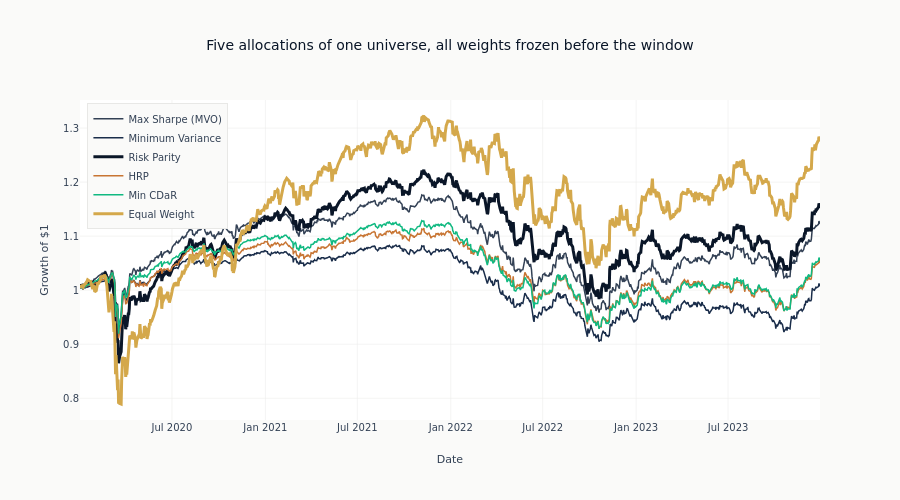

The notebook cell this image was saved under:
### Code cell
cumulative = (1 + returns_df).cumprod()
fig = go.Figure()
method_colors = {
    "Max Sharpe (MVO)": COLORS["neutral"],
    "Minimum Variance": COLORS["slate"],
    "Risk Parity": COLORS["blue"],
    "HRP": COLORS["copper"],
    "Min CDaR": COLORS["positive"],
    "Equal Weight": COLORS["amber"],
}
for col in cumulative.columns:
    fig.add_trace(
        go.Scatter(
            x=cumulative.index,
            y=cumulative[col],
            name=col,
            line=dict(
                color=method_colors[col],
                width=3 if col in {"Risk Parity", "Equal Weight"} else 1.5,
            ),
        )
    )

final_growth = cumulative.iloc[-1]
growth_leader = str(final_growth.idxmax())
fig.update_layout(
    title="Five allocations of one universe, all weights frozen before the window",
    xaxis_title="Date",
    yaxis_title="Growth of $1",
    height=500,
    legend=dict(yanchor="top", y=0.99, xanchor="left", x=0.01, bgcolor=COLORS["bg_light"]),
)
fig.show()

### Figure 1 — Plotly figure (JSON) as saved in the notebook; plotly's stock layout.template omitted (floating-point values rounded to 4 significant figures; data arrays with more than 128 entries replaced by an {"elided": "..."} marker saying what was removed)
{"data": [{"line": {"color": "#334155", "width": 1.5}, "name": "Max Sharpe (MVO)", "type": "scatter", "x": {"elided": "1006 str values"}, "y": {"elided": "1006 float values"}}, {"line": {"color": "#1a2d4a", "width": 1.5}, "name": "Minimum Variance", "type": "scatter", "x": {"elided": "1006 str values"}, "y": {"elided": "1006 float values"}}, {"line": {"color": "#0a1628", "width": 3}, "name": "Risk Parity", "type": "scatter", "x": {"elided": "1006 str values"}, "y": {"elided": "1006 float values"}}, {"line": {"color": "#C87533", "width": 1.5}, "name": "HRP", "type": "scatter", "x": {"elided": "1006 str values"}, "y": {"elided": "1006 float values"}}, {"line": {"color": "#10b981", "width": 1.5}, "name": "Min CDaR", "type": "scatter", "x": {"elided": "1006 str values"}, "y": {"elided": "1006 float values"}}, {"line": {"color": "#D4A84B", "width": 3}, "name": "Equal Weight", "type": "scatter", "x": {"elided": "1006 str values"}, "y": {"elided": "1006 float values"}}], "layout": {"height": 500, "legend": {"bgcolor": "#FAFAF9", "x": 0.01, "xanchor": "left", "y": 0.99, "yanchor": "top"}, "title": {"text": "Five allocations of one universe, all weights frozen before the window"}, "xaxis": {"title": {"text": "Date"}}, "yaxis": {"title": {"text": "Growth of $1"}}}}
